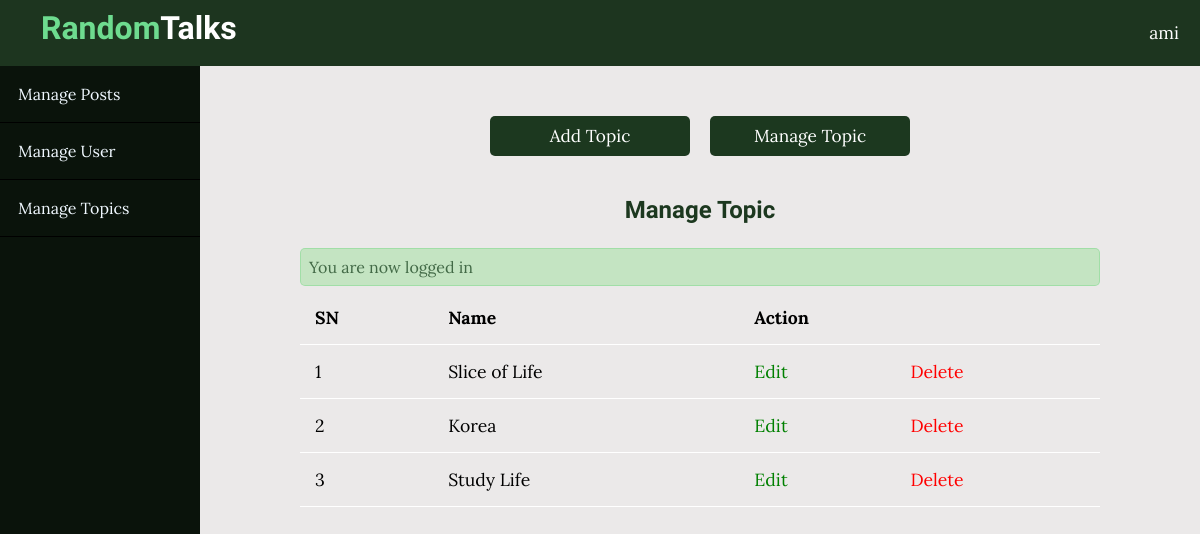
Screenshot of /admin/topics/index.php (signed in) with the database file from the repository.
### tables this page shows
CREATE TABLE `topics` (
  `id` int(11) NOT NULL,
  `name` varchar(255) NOT NULL,
  `description` text NOT NULL
);

### app/controllers/topics.php (called while the page is built, shortened)
<?php
include(ROOT_PATH . "/app/database/db.php");
$table = 'topics';
$topics = selectAll($table);

### app/database/db.php (called while the page is built, shortened)
<?php
require('connect.php');
function selectAll($table, $conditions = [])
{
    global $koneksi;
    $sql = "SELECT * FROM $table";
    if (empty($conditions)) {
        $stmt = $koneksi->prepare($sql);
        $stmt->execute();
        $records = $stmt->get_result()->fetch_all(MYSQLI_ASSOC);
        return $records;
    }
}

### admin/topics/index.php (the view, shortened to what this page needs)
<?php include "../../path.php";
include (ROOT_PATH . "/app/controllers/topics.php");
?>
<!DOCTYPE html>
<html lang="en">
<head>
    <link rel="stylesheet" href="https://cdn.jsdelivr.net/npm/bootstrap-icons@1.10.5/font/bootstrap-icons.css">
    <link rel="stylesheet" href="../../assets/css/style.css">
    <link rel="stylesheet" href="../../assets/css/admin.css">
    <link rel="stylesheet" href="../../assets/css/admin-mobile.css">
</head>
<body>
<?php include(ROOT_PATH . "/app/includes/adminHeader.php");
?>
    <div class="admin-wrapper">
        <?php include(ROOT_PATH . "/app/includes/adminSidebar.php");
?>
        <div class="admin-content col-md-9 col-sm-12 col-md-9 col-sm-12">
            <div class="button-group">
                <a href="create.php" class="btn btn-primary btn-sm">Add Topic</a>
                <a href="index.php" class="btn btn-primary btn-sm">Manage Topic</a>
            </div>
            <div class="content">
                <h2 class="page-tittle">Manage Topic</h2>
                <?php include (ROOT_PATH . "/app/includes/messages.php");?>
                <form action="index.php" method="POST">
                    <table>
                        <thead>
                            <th>SN</th>
                            <th>Name</th>
                            <th colspan="3">Action</th>
                        </thead>
                        <tbody>
                            <?php foreach ($topics as $key => $topic):?>
                            <tr>
                                <td><?= $key+1?></td>
                                <td><?=$topic['name']?></td>
                                <td><a href="edit.php?id=<?=$topic['id'];?>" class="edit">Edit</a></td>
                                <td><a href="index.php?del_id=<?=$topic['id'];?>" class="delete">Delete</a></td>
                            </tr>
                            <?php endforeach?>
                        </tbody>
                    </table>
                </form>
            </div>
        </div>
    </div>
</body>
</html>

### assets/css/style.css (style rules this page uses)
* { box-sizing: border-box; }
html, body { height: 100%; padding: 0px; margin: 0px; background: #ebe9e9; font-family: 'Lora', 'serif'; }
h1, h2, h3, h4, h5, h6 { font-family: 'Candal', serif; color: #1c381f; margin: 5px; }
a { text-decoration: none; color: inherit; }
.btn { padding: .5rem 1rem; background: #1c381f; color: #ffffff; border: 1px solid transparent; border-radius: 5px; font-size: 1.08em; font-family: 'Lora', serif; width: 100%; max-width: 200px; margin: 10px; text-align: center; }
.button-group { display: flex; flex-wrap: wrap; justify-content: center; }
.content { width: 90%; margin: 30px auto 30px; }
@media only screen and (max-width: 1406px) { .content { width: 100%; } }

### assets/css/admin.css (style rules this page uses)
.admin-wrapper { display: flex; height: calc(100% - 66px); }
.admin-wrapper .admin-content { flex: 8; height: 100%; padding: 40px 100px 100px; overflow-y: scroll; }
.admin-content .page-tittle { text-align: center; margin-bottom: 1.5rem; }
table { width: 100%; border-collapse: collapse; font-size: 1.1rem; }
th, td { padding: 15px; text-align: left; border-bottom: 1px solid white; }
.edit { color: green; }
.delete { color: red; }
.button-group { display: flex; flex-wrap: wrap; }

### rows the page displays
topics: name "Slice of Life"
topics: name "Korea"
topics: name "Study Life"

### other values shown
$_SESSION['username'] "ami"
$_SESSION['message'] "You are now logged in"
